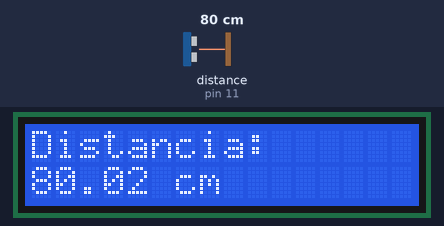
This sketch was run on a simulated Arduino Uno, built with avr-gcc and run on an emulated ATmega328P. Parts: 16×2 character LCD. Wiring (inferred from the names in the program): ultrasonic range finder: trigger pin 12; echo pin 11. The inputs (shaded band) are chosen by the test bench; at power-on: distance to the obstacle (sensor on pin 11) 80 cm. The echo pulse lasts 58.3 µs per cm; what the sketch prints to the serial monitor is not drawn.

Above: at 2.6 s.
2.7 s: distance to the obstacle (sensor on pin 11) set to 2 cm
At 7.1 s:
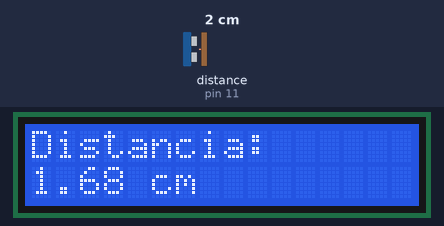
8.7 s: distance to the obstacle (sensor on pin 11) set to 4 cm
At 12.9 s:
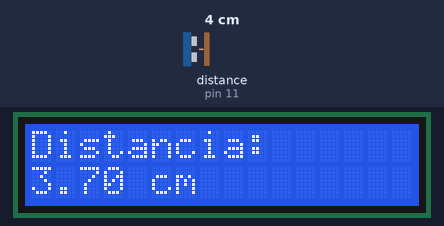
13.7 s: distance to the obstacle (sensor on pin 11) set to 9 cm
At 17.6 s:
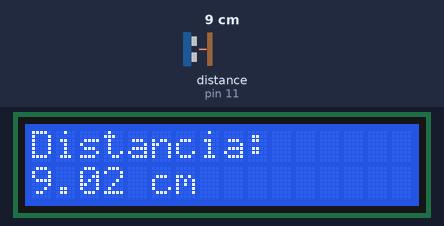
Timing chart, 0 to 19.1 s (numbered marks = the images above; inputs shaded):
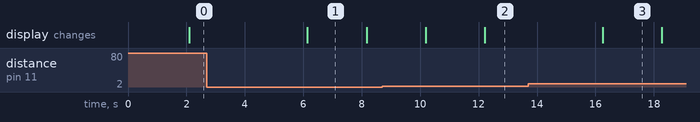

Measured:
- after the input at 2.7 s, the display: changes after 3.4 s (image 1)
- after the input at 8.7 s, the display: first differs from a run without the input after 3.5 s (image 2)
- after the input at 13.7 s, the display: changes after 2.6 s (image 3)
- what the display in image 1 shows lasts 2.1 s, from 6.1 s to 8.2 s

The sketch:

distancia2-lcd.ino
```cpp
// Indica la distancia con dos decimales
// No utiliza ninguna libreria

long tiempo;
int disparador = 12;   // triger
int entrada = 11;      // echo
float distancia;

#include <DHT11.h>
#include <Wire.h>
#include <LiquidCrystal_I2C.h>

//Crear el objeto lcd  dirección  0x3F y 16 columnas x 2 filas
LiquidCrystal_I2C lcd(0x3F,16,2);  //


int pin=2;
DHT11 dht11(pin);


void setup()
{
  pinMode(disparador, OUTPUT);
  pinMode(entrada, INPUT);

  Serial.begin(9600);

       // Inicializar el LCD
  lcd.init();

  //Encender la luz de fondo.
  lcd.backlight();
}


void loop()
{
  // lanzamos un pequeño pulso para activar el sensor
  digitalWrite(disparador, HIGH);
  delayMicroseconds(10);
  digitalWrite(disparador, LOW);

  // medimos el pulso de respuesta
  tiempo = (pulseIn(entrada, HIGH)/2); // dividido por 2 por que es el
                                       // tiempo que el sonido tarda
                                       // en ir y en volver
  // ahora calcularemos la distancia en cm
  // sabiendo que el espacio es igual a la velocidad por el tiempo
  // y que la velocidad del sonido es de 343m/s y que el tiempo lo
  // tenemos en millonesimas de segundo
  distancia = float(tiempo * 0.0343);

  // y lo mostramos por el puerto serie una vez por segundo

  Serial.print ("Distancia : ");
  Serial.println(distancia);
  delay(2000);


// datos al LCD


             lcd.setCursor(0,0);


  lcd.print("Distancia:");


// escribe eu en la posicion 15 de la primera linea
 // lcd.setCursor(14,0);
 // lcd.print("cm   ");

lcd.setCursor(0,1);


lcd.print(distancia);
 lcd.print(" cm    ");

}
```
